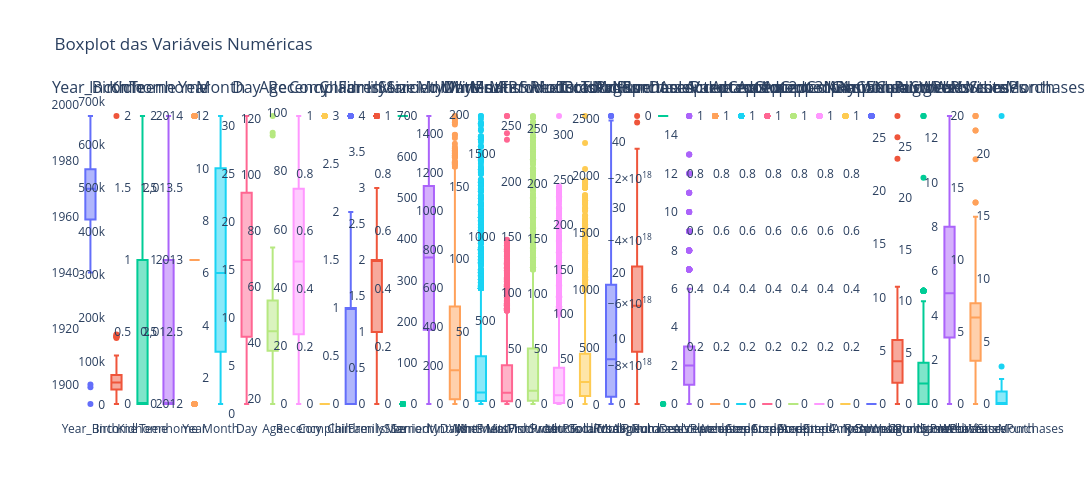

The code cell stored with this chart in its notebook:
### Markdown cell above
## Remoção de Outliers
Boxplot para visualizar a distribuição de cada variável numérica e identificar outliers

### Code cell
def boxplot_independentes(df, colunas_numericas):
    # Criação de uma figura com subgráficos
    fig = sp.make_subplots(rows=1, cols=len(colunas_numericas), subplot_titles=colunas_numericas)

    for i, col in enumerate(colunas_numericas):
        # Adiciona um boxplot para cada coluna
        fig.add_trace(
            go.Box(y=df[col], name=col),
            row=1,
            col=i + 1
        )

    # Layout geral do gráfico
    fig.update_layout(
        title="Boxplot das Variáveis Numéricas",
        showlegend=False,  # Desativa a legenda (opcional)
        paper_bgcolor='white',  # Fundo branco
        plot_bgcolor='white',   # Fundo do gráfico
        height=500,
        width=300 * len(colunas_numericas),  # Largura ajustada com base no número de gráficos
    )

    # Mostra o gráfico
    fig.show()

# Seleciona as colunas numéricas
numericas = list(df.select_dtypes('number').columns)

# Gera os gráficos
boxplot_independentes(df, numericas)

### Figure 1 — Plotly figure (JSON) as saved in the notebook; plotly's stock layout.template omitted (floating-point values rounded to 4 significant figures; data arrays with more than 128 entries replaced by an {"elided": "..."} marker saying what was removed)
{"data": [{"name": "Year_Birth", "type": "box", "xaxis": "x", "y": {"elided": "2216 int values"}, "yaxis": "y"}, {"name": "Income", "type": "box", "xaxis": "x2", "y": {"elided": "2216 int values"}, "yaxis": "y2"}, {"name": "Kidhome", "type": "box", "xaxis": "x3", "y": {"elided": "2216 int values"}, "yaxis": "y3"}, {"name": "Teenhome", "type": "box", "xaxis": "x4", "y": {"elided": "2216 int values"}, "yaxis": "y4"}, {"name": "Year", "type": "box", "xaxis": "x5", "y": {"elided": "2216 int values"}, "yaxis": "y5"}, {"name": "Month", "type": "box", "xaxis": "x6", "y": {"elided": "2216 int values"}, "yaxis": "y6"}, {"name": "Day", "type": "box", "xaxis": "x7", "y": {"elided": "2216 int values"}, "yaxis": "y7"}, {"name": "Age", "type": "box", "xaxis": "x8", "y": {"elided": "2216 int values"}, "yaxis": "y8"}, {"name": "Recency", "type": "box", "xaxis": "x9", "y": {"elided": "2216 int values"}, "yaxis": "y9"}, {"name": "Complain", "type": "box", "xaxis": "x10", "y": {"elided": "2216 int values"}, "yaxis": "y10"}, {"name": "Children", "type": "box", "xaxis": "x11", "y": {"elided": "2216 int values"}, "yaxis": "y11"}, {"name": "FamilySize", "type": "box", "xaxis": "x12", "y": {"elided": "2216 int values"}, "yaxis": "y12"}, {"name": "IsMarried", "type": "box", "xaxis": "x13", "y": {"elided": "2216 int values"}, "yaxis": "y13"}, {"name": "SeniorityDays", "type": "box", "xaxis": "x14", "y": {"elided": "2216 int values"}, "yaxis": "y14"}, {"name": "MntWines", "type": "box", "xaxis": "x15", "y": {"elided": "2216 int values"}, "yaxis": "y15"}, {"name": "MntFruits", "type": "box", "xaxis": "x16", "y": {"elided": "2216 int values"}, "yaxis": "y16"}, {"name": "MntMeatProducts", "type": "box", "xaxis": "x17", "y": {"elided": "2216 int values"}, "yaxis": "y17"}, {"name": "MntFishProducts", "type": "box", "xaxis": "x18", "y": {"elided": "2216 int values"}, "yaxis": "y18"}, {"name": "MntSweetProducts", "type": "box", "xaxis": "x19", "y": {"elided": "2216 int values"}, "yaxis": "y19"}, {"name": "MntGoldProds", "type": "box", "xaxis": "x20", "y": {"elided": "2216 int values"}, "yaxis": "y20"}, {"name": "TotalMntSpent", "type": "box", "xaxis": "x21", "y": {"elided": "2216 int values"}, "yaxis": "y21"}, {"name": "TotalPurchases", "type": "box", "xaxis": "x22", "y": {"elided": "2216 int values"}, "yaxis": "y22"}, {"name": "AvgPurchaseValue", "type": "box", "xaxis": "x23", "y": {"elided": "2216 int values"}, "yaxis": "y23"}, {"name": "NumDealsPurchases", "type": "box", "xaxis": "x24", "y": {"elided": "2216 int values"}, "yaxis": "y24"}, {"name": "AcceptedCmp1", "type": "box", "xaxis": "x25", "y": {"elided": "2216 int values"}, "yaxis": "y25"}, {"name": "AcceptedCmp2", "type": "box", "xaxis": "x26", "y": {"elided": "2216 int values"}, "yaxis": "y26"}, {"name": "AcceptedCmp3", "type": "box", "xaxis": "x27", "y": {"elided": "2216 int values"}, "yaxis": "y27"}, {"name": "AcceptedCmp4", "type": "box", "xaxis": "x28", "y": {"elided": "2216 int values"}, "yaxis": "y28"}, {"name": "AcceptedCmp5", "type": "box", "xaxis": "x29", "y": {"elided": "2216 int values"}, "yaxis": "y29"}, {"name": "AcceptedAnyCampaign", "type": "box", "xaxis": "x30", "y": {"elided": "2216 int values"}, "yaxis": "y30"}, {"name": "Response", "type": "box", "xaxis": "x31", "y": {"elided": "2216 int values"}, "yaxis": "y31"}, {"name": "NumWebPurchases", "type": "box", "xaxis": "x32", "y": {"elided": "2216 int values"}, "yaxis": "y32"}, {"name": "NumCatalogPurchases", "type": "box", "xaxis": "x33", "y": {"elided": "2216 int values"}, "yaxis": "y33"}, {"name": "NumStorePurchases", "type": "box", "xaxis": "x34", "y": {"elided": "2216 int values"}, "yaxis": "y34"}, {"name": "NumWebVisitsMonth", "type": "box", "xaxis": "x35", "y": {"elided": "2216 int values"}, "yaxis": "y35"}, {"name": "WebVsStorePurchases", "type": "box", "xaxis": "x36", "y": {"elided": "2216 int values"}, "yaxis": "y36"}], "layout": {"annotations": [{"font": {"size": 16}, "showarrow": false, "text": "Year_Birth", "x": 0.01119, "xanchor": "center", "xref": "paper", "y": 1, "yanchor": "bottom", "yref": "paper"}, {"font": {"size": 16}, "showarrow": false, "text": "Income", "x": 0.03912, "xanchor": "center", "xref": "paper", "y": 1, "yanchor": "bottom", "yref": "paper"}, {"font": {"size": 16}, "showarrow": false, "text": "Kidhome", "x": 0.06705, "xanchor": "center", "xref": "paper", "y": 1, "yanchor": "bottom", "yref": "paper"}, {"font": {"size": 16}, "showarrow": false, "text": "Teenhome", "x": 0.09498, "xanchor": "center", "xref": "paper", "y": 1, "yanchor": "bottom", "yref": "paper"}, {"font": {"size": 16}, "showarrow": false, "text": "Year", "x": 0.1229, "xanchor": "center", "xref": "paper", "y": 1, "yanchor": "bottom", "yref": "paper"}, {"font": {"size": 16}, "showarrow": false, "text": "Month", "x": 0.1508, "xanchor": "center", "xref": "paper", "y": 1, "yanchor": "bottom", "yref": "paper"}, {"font": {"size": 16}, "showarrow": false, "text": "Day", "x": 0.1788, "xanchor": "center", "xref": "paper", "y": 1, "yanchor": "bottom", "yref": "paper"}, {"font": {"size": 16}, "showarrow": false, "text": "Age", "x": 0.2067, "xanchor": "center", "xref": "paper", "y": 1, "yanchor": "bottom", "yref": "paper"}, {"font": {"size": 16}, "showarrow": false, "text": "Recency", "x": 0.2346, "xanchor": "center", "xref": "paper", "y": 1, "yanchor": "bottom", "yref": "paper"}, {"font": {"size": 16}, "showarrow": false, "text": "Complain", "x": 0.2626, "xanchor": "center", "xref": "paper", "y": 1, "yanchor": "bottom", "yref": "paper"}, {"font": {"size": 16}, "showarrow": false, "text": "Children", "x": 0.2905, "xanchor": "center", "xref": "paper", "y": 1, "yanchor": "bottom", "yref": "paper"}, {"font": {"size": 16}, "showarrow": false, "text": "FamilySize", "x": 0.3184, "xanchor": "center", "xref": "paper", "y": 1, "yanchor": "bottom", "yref": "paper"}, {"font": {"size": 16}, "showarrow": false, "text": "IsMarried", "x": 0.3464, "xanchor": "center", "xref": "paper", "y": 1, "yanchor": "bottom", "yref": "paper"}, {"font": {"size": 16}, "showarrow": false, "text": "SeniorityDays", "x": 0.3743, "xanchor": "center", "xref": "paper", "y": 1, "yanchor": "bottom", "yref": "paper"}, {"font": {"size": 16}, "showarrow": false, "text": "MntWines", "x": 0.4022, "xanchor": "center", "xref": "paper", "y": 1, "yanchor": "bottom", "yref": "paper"}, {"font": {"size": 16}, "showarrow": false, "text": "MntFruits", "x": 0.4302, "xanchor": "center", "xref": "paper", "y": 1, "yanchor": "bottom", "yref": "paper"}, {"font": {"size": 16}, "showarrow": false, "text": "MntMeatProducts", "x": 0.4581, "xanchor": "center", "xref": "paper", "y": 1, "yanchor": "bottom", "yref": "paper"}, {"font": {"size": 16}, "showarrow": false, "text": "MntFishProducts", "x": 0.486, "xanchor": "center", "xref": "paper", "y": 1, "yanchor": "bottom", "yref": "paper"}, {"font": {"size": 16}, "showarrow": false, "text": "MntSweetProducts", "x": 0.514, "xanchor": "center", "xref": "paper", "y": 1, "yanchor": "bottom", "yref": "paper"}, {"font": {"size": 16}, "showarrow": false, "text": "MntGoldProds", "x": 0.5419, "xanchor": "center", "xref": "paper", "y": 1, "yanchor": "bottom", "yref": "paper"}, {"font": {"size": 16}, "showarrow": false, "text": "TotalMntSpent", "x": 0.5698, "xanchor": "center", "xref": "paper", "y": 1, "yanchor": "bottom", "yref": "paper"}, {"font": {"size": 16}, "showarrow": false, "text": "TotalPurchases", "x": 0.5978, "xanchor": "center", "xref": "paper", "y": 1, "yanchor": "bottom", "yref": "paper"}, {"font": {"size": 16}, "showarrow": false, "text": "AvgPurchaseValue", "x": 0.6257, "xanchor": "center", "xref": "paper", "y": 1, "yanchor": "bottom", "yref": "paper"}, {"font": {"size": 16}, "showarrow": false, "text": "NumDealsPurchases", "x": 0.6536, "xanchor": "center", "xref": "paper", "y": 1, "yanchor": "bottom", "yref": "paper"}, {"font": {"size": 16}, "showarrow": false, "text": "AcceptedCmp1", "x": 0.6816, "xanchor": "center", "xref": "paper", "y": 1, "yanchor": "bottom", "yref": "paper"}, {"font": {"size": 16}, "showarrow": false, "text": "AcceptedCmp2", "x": 0.7095, "xanchor": "center", "xref": "paper", "y": 1, "yanchor": "bottom", "yref": "paper"}, {"font": {"size": 16}, "showarrow": false, "text": "AcceptedCmp3", "x": 0.7374, "xanchor": "center", "xref": "paper", "y": 1, "yanchor": "bottom", "yref": "paper"}, {"font": {"size": 16}, "showarrow": false, "text": "AcceptedCmp4", "x": 0.7654, "xanchor": "center", "xref": "paper", "y": 1, "yanchor": "bottom", "yref": "paper"}, {"font": {"size": 16}, "showarrow": false, "text": "AcceptedCmp5", "x": 0.7933, "xanchor": "center", "xref": "paper", "y": 1, "yanchor": "bottom", "yref": "paper"}, {"font": {"size": 16}, "showarrow": false, "text": "AcceptedAnyCampaign", "x": 0.8212, "xanchor": "center", "xref": "paper", "y": 1, "yanchor": "bottom", "yref": "paper"}, {"font": {"size": 16}, "showarrow": false, "text": "Response", "x": 0.8492, "xanchor": "center", "xref": "paper", "y": 1, "yanchor": "bottom", "yref": "paper"}, {"font": {"size": 16}, "showarrow": false, "text": "NumWebPurchases", "x": 0.8771, "xanchor": "center", "xref": "paper", "y": 1, "yanchor": "bottom", "yref": "paper"}, {"font": {"size": 16}, "showarrow": false, "text": "NumCatalogPurchases", "x": 0.905, "xanchor": "center", "xref": "paper", "y": 1, "yanchor": "bottom", "yref": "paper"}, {"font": {"size": 16}, "showarrow": false, "text": "NumStorePurchases", "x": 0.9329, "xanchor": "center", "xref": "paper", "y": 1, "yanchor": "bottom", "yref": "paper"}, {"font": {"size": 16}, "showarrow": false, "text": "NumWebVisitsMonth", "x": 0.9609, "xanchor": "center", "xref": "paper", "y": 1, "yanchor": "bottom", "yref": "paper"}, {"font": {"size": 16}, "showarrow": false, "text": "WebVsStorePurchases", "x": 0.9888, "xanchor": "center", "xref": "paper", "y": 1, "yanchor": "bottom", "yref": "paper"}], "height": 500, "paper_bgcolor": "white", "plot_bgcolor": "white", "showlegend": false, "title": {"text": "Boxplot das Variáveis Numéricas"}, "width": 10800, "xaxis": {"anchor": "y", "domain": [0, 0.02238]}, "xaxis10": {"anchor": "y10", "domain": [0.2514, 0.2738]}, "xaxis11": {"anchor": "y11", "domain": [0.2793, 0.3017]}, "xaxis12": {"anchor": "y12", "domain": [0.3073, 0.3296]}, "xaxis13": {"anchor": "y13", "domain": [0.3352, 0.3576]}, "xaxis14": {"anchor": "y14", "domain": [0.3631, 0.3855]}, "xaxis15": {"anchor": "y15", "domain": [0.391, 0.4134]}, "xaxis16": {"anchor": "y16", "domain": [0.419, 0.4414]}, "xaxis17": {"anchor": "y17", "domain": [0.4469, 0.4693]}, "xaxis18": {"anchor": "y18", "domain": [0.4748, 0.4972]}, "xaxis19": {"anchor": "y19", "domain": [0.5028, 0.5252]}, "xaxis2": {"anchor": "y2", "domain": [0.02793, 0.05031]}, "xaxis20": {"anchor": "y20", "domain": [0.5307, 0.5531]}, "xaxis21": {"anchor": "y21", "domain": [0.5586, 0.581]}, "xaxis22": {"anchor": "y22", "domain": [0.5866, 0.609]}, "xaxis23": {"anchor": "y23", "domain": [0.6145, 0.6369]}, "xaxis24": {"anchor": "y24", "domain": [0.6424, 0.6648]}, "xaxis25": {"anchor": "y25", "domain": [0.6704, 0.6927]}, "xaxis26": {"anchor": "y26", "domain": [0.6983, 0.7207]}, "xaxis27": {"anchor": "y27", "domain": [0.7262, 0.7486]}, "xaxis28": {"anchor": "y28", "domain": [0.7542, 0.7765]}, "xaxis29": {"anchor": "y29", "domain": [0.7821, 0.8045]}, "xaxis3": {"anchor": "y3", "domain": [0.05586, 0.07824]}, "xaxis30": {"anchor": "y30", "domain": [0.81, 0.8324]}, "xaxis31": {"anchor": "y31", "domain": [0.838, 0.8603]}, "xaxis32": {"anchor": "y32", "domain": [0.8659, 0.8883]}, "xaxis33": {"anchor": "y33", "domain": [0.8938, 0.9162]}, "xaxis34": {"anchor": "y34", "domain": [0.9218, 0.9441]}, "xaxis35": {"anchor": "y35", "domain": [0.9497, 0.9721]}, "xaxis36": {"anchor": "y36", "domain": [0.9776, 1]}, "xaxis4": {"anchor": "y4", "domain": [0.0838, 0.1062]}, "xaxis5": {"anchor": "y5", "domain": [0.1117, 0.1341]}, "xaxis6": {"anchor": "y6", "domain": [0.1397, 0.162]}, "xaxis7": {"anchor": "y7", "domain": [0.1676, 0.19]}, "xaxis8": {"anchor": "y8", "domain": [0.1955, 0.2179]}, "xaxis9": {"anchor": "y9", "domain": [0.2235, 0.2458]}, "yaxis": {"anchor": "x", "domain": [0, 1]}, "yaxis10": {"anchor": "x10", "domain": [0, 1]}, "yaxis11": {"anchor": "x11", "domain": [0, 1]}, "yaxis12": {"anchor": "x12", "domain": [0, 1]}, "yaxis13": {"anchor": "x13", "domain": [0, 1]}, "yaxis14": {"anchor": "x14", "domain": [0, 1]}, "yaxis15": {"anchor": "x15", "domain": [0, 1]}, "yaxis16": {"anchor": "x16", "domain": [0, 1]}, "yaxis17": {"anchor": "x17", "domain": [0, 1]}, "yaxis18": {"anchor": "x18", "domain": [0, 1]}, "yaxis19": {"anchor": "x19", "domain": [0, 1]}, "yaxis2": {"anchor": "x2", "domain": [0, 1]}, "yaxis20": {"anchor": "x20", "domain": [0, 1]}, "yaxis21": {"anchor": "x21", "domain": [0, 1]}, "yaxis22": {"anchor": "x22", "domain": [0, 1]}, "yaxis23": {"anchor": "x23", "domain": [0, 1]}, "yaxis24": {"anchor": "x24", "domain": [0, 1]}, "yaxis25": {"anchor": "x25", "domain": [0, 1]}, "yaxis26": {"anchor": "x26", "domain": [0, 1]}, "yaxis27": {"anchor": "x27", "domain": [0, 1]}, "yaxis28": {"anchor": "x28", "domain": [0, 1]}, "yaxis29": {"anchor": "x29", "domain": [0, 1]}, "yaxis3": {"anchor": "x3", "domain": [0, 1]}, "yaxis30": {"anchor": "x30", "domain": [0, 1]}, "yaxis31": {"anchor": "x31", "domain": [0, 1]}, "yaxis32": {"anchor": "x32", "domain": [0, 1]}, "yaxis33": {"anchor": "x33", "domain": [0, 1]}, "yaxis34": {"anchor": "x34", "domain": [0, 1]}, "yaxis35": {"anchor": "x35", "domain": [0, 1]}, "yaxis36": {"anchor": "x36", "domain": [0, 1]}, "yaxis4": {"anchor": "x4", "domain": [0, 1]}, "yaxis5": {"anchor": "x5", "domain": [0, 1]}, "yaxis6": {"anchor": "x6", "domain": [0, 1]}, "yaxis7": {"anchor": "x7", "domain": [0, 1]}, "yaxis8": {"anchor": "x8", "domain": [0, 1]}, "yaxis9": {"anchor": "x9", "domain": [0, 1]}}}
